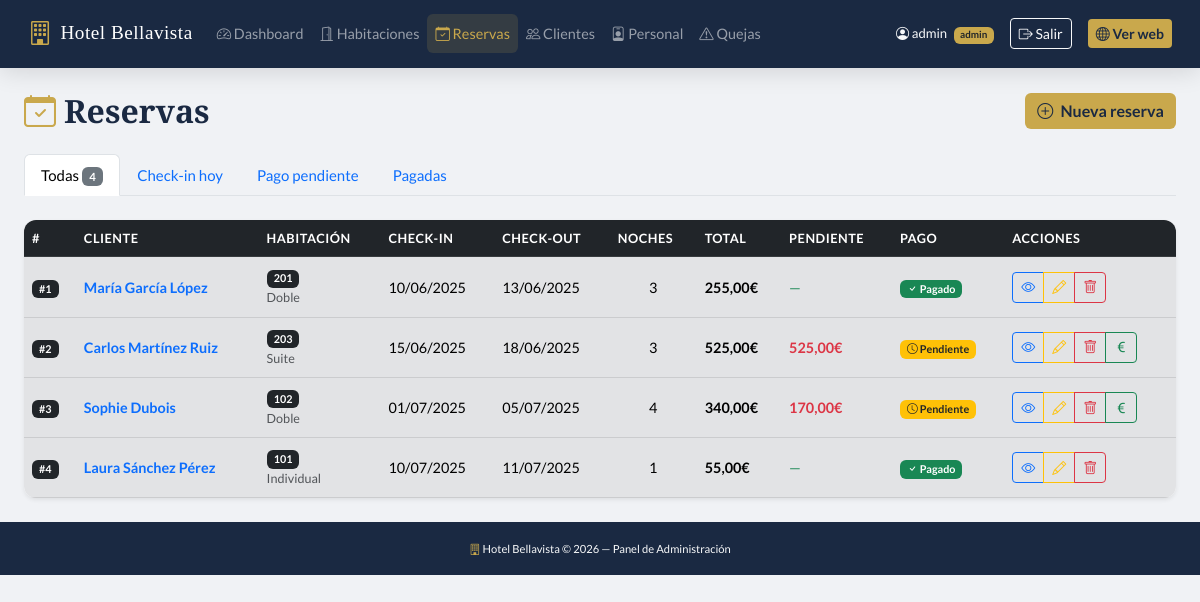
/admin/bookings/index.php (signed in), run on the app's committed database.
### tables this page shows
CREATE TABLE `booking` (
  `booking_id`     INT(10) NOT NULL AUTO_INCREMENT,
  `customer_id`    INT(10) NOT NULL,
  `room_id`        INT(10) NOT NULL,
  `booking_date`   TIMESTAMP NOT NULL DEFAULT CURRENT_TIMESTAMP,
  `check_in`       DATE NOT NULL,
  `check_out`      DATE NOT NULL,
  `num_nights`     INT(5) NOT NULL DEFAULT 1,
  `total_price`    DECIMAL(10,2) NOT NULL DEFAULT 0.00,
  `remaining_price` DECIMAL(10,2) NOT NULL DEFAULT 0.00,
  `payment_status` TINYINT(1) NOT NULL DEFAULT 0 COMMENT '0=pendiente, 1=pagado',
  `notes`          TEXT DEFAULT NULL,
  PRIMARY KEY (`booking_id`),
  FOREIGN KEY (`customer_id`) REFERENCES `customer`(`customer_id`),
  FOREIGN KEY (`room_id`) REFERENCES `room`(`room_id`)
);

CREATE TABLE `customer` (
  `customer_id`    INT(10) NOT NULL AUTO_INCREMENT,
  `customer_name`  VARCHAR(100) NOT NULL,
  `email`          VARCHAR(100) NOT NULL,
  `contact_no`     VARCHAR(20) NOT NULL,
  `id_card_type_id` INT(10) NOT NULL,
  `id_card_no`     VARCHAR(30) NOT NULL,
  `address`        VARCHAR(200) NOT NULL,
  `nationality`    VARCHAR(100) DEFAULT 'Española',
  `birth_date`     DATE DEFAULT NULL,
  `created_at`     TIMESTAMP NOT NULL DEFAULT CURRENT_TIMESTAMP,
  PRIMARY KEY (`customer_id`),
  FOREIGN KEY (`id_card_type_id`) REFERENCES `id_card_type`(`id_card_type_id`)
);

CREATE TABLE `room` (
  `room_id`         INT(10) NOT NULL AUTO_INCREMENT,
  `room_type_id`    INT(10) NOT NULL,
  `room_no`         VARCHAR(10) NOT NULL,
  `floor`           INT(5) NOT NULL DEFAULT 1,
  `status`          TINYINT(1) NOT NULL DEFAULT 1 COMMENT '1=disponible, 0=mantenimiento',
  `check_in_status` TINYINT(1) NOT NULL DEFAULT 0 COMMENT '1=ocupada, 0=libre',
  `description`     TEXT DEFAULT NULL,
  PRIMARY KEY (`room_id`),
  UNIQUE KEY `room_no` (`room_no`),
  FOREIGN KEY (`room_type_id`) REFERENCES `room_type`(`room_type_id`)
);

CREATE TABLE `room_type` (
  `room_type_id`   INT(10) NOT NULL AUTO_INCREMENT,
  `room_type_name` VARCHAR(100) NOT NULL,
  `description`    TEXT DEFAULT NULL,
  `base_price`     DECIMAL(10,2) NOT NULL DEFAULT 0.00,
  `capacity`       INT(5) NOT NULL DEFAULT 1,
  PRIMARY KEY (`room_type_id`)
);

### admin/bookings/index.php (the view, shortened to what this page needs)
<?php
$db = getDB();
$filtro = $_GET['filtro'] ?? 'todas';
$sql = "
    SELECT b.*, c.customer_name, r.room_no, rt.room_type_name
    FROM booking b
    JOIN customer c  ON b.customer_id = c.customer_id
    JOIN room r      ON b.room_id = r.room_id
    JOIN room_type rt ON r.room_type_id = rt.room_type_id
";
$sql .= " ORDER BY b.booking_date DESC";
$reservas = $db->query($sql)->fetchAll();
require_once '../../includes/header.php';
?>
<div class="d-flex justify-content-between align-items-center mb-4">
    <h2 class="font-playfair mb-0"><i class="bi bi-calendar-check text-gold me-2"></i>Reservas</h2>
    <a href="create.php" class="btn btn-gold">
        <i class="bi bi-plus-circle me-1"></i> Nueva reserva
    </a>
</div>
<ul class="nav nav-tabs mb-4" id="filtroTabs">
    <li class="nav-item">
        <a class="nav-link <?= $filtro === 'todas' ? 'active' : '' ?>" href="?filtro=todas">
            Todas <span class="badge bg-secondary"><?= count($reservas) ?></span>
        </a>
    </li>
    <li class="nav-item">
        <a class="nav-link <?= $filtro === 'hoy' ? 'active' : '' ?>" href="?filtro=hoy">
            Check-in hoy
        </a>
    </li>
    <li class="nav-item">
        <a class="nav-link <?= $filtro === 'pendientes' ? 'active' : '' ?>" href="?filtro=pendientes">
            Pago pendiente
        </a>
    </li>
    <li class="nav-item">
        <a class="nav-link <?= $filtro === 'pagadas' ? 'active' : '' ?>" href="?filtro=pagadas">
            Pagadas
        </a>
    </li>
</ul>
<div class="card border-0 shadow-sm">
    <div class="card-body p-0">
        <div class="table-responsive">
            <table class="table table-hover align-middle mb-0">
                <thead class="table-dark">
                    <tr>
                        <th>#</th>
                        <th>Cliente</th>
                        <th>Habitación</th>
                        <th>Check-in</th>
                        <th>Check-out</th>
                        <th>Noches</th>
                        <th>Total</th>
                        <th>Pendiente</th>
                        <th>Pago</th>
                        <th>Acciones</th>
                    </tr>
                </thead>
                <tbody>
                    <?php foreach ($reservas as $r): ?>
                    <?php
                        $hoy = new DateTime();
                        $checkin  = new DateTime($r['check_in']);
                        $checkout = new DateTime($r['check_out']);
                        $rowClass = '';
                        if ($hoy > $checkout) $rowClass = 'table-secondary';
                        elseif ($hoy >= $checkin && $hoy <= $checkout) $rowClass = 'table-success';
                    ?>
                    <tr class="<?= $rowClass ?>">
                        <td><span class="badge bg-dark">#<?= $r['booking_id'] ?></span></td>
                        <td>
                            <a href="../customers/view.php?id=<?= $r['customer_id'] ?>" class="text-decoration-none fw-bold">
                                <?= htmlspecialchars($r['customer_name']) ?>
                            </a>
                        </td>
                        <td>
                            <span class="badge bg-dark"><?= htmlspecialchars($r['room_no']) ?></span>
                            <small class="text-muted d-block"><?= htmlspecialchars($r['room_type_name']) ?></small>
                        </td>
                        <td><?= date('d/m/Y', strtotime($r['check_in'])) ?></td>
                        <td><?= date('d/m/Y', strtotime($r['check_out'])) ?></td>
                        <td class="text-center"><?= $r['num_nights'] ?></td>
                        <td class="fw-bold"><?= number_format($r['total_price'], 2, ',', '.') ?>€</td>
                        <td>
                            <?php if ($r['remaining_price'] > 0): ?>
                            <span class="text-danger fw-bold"><?= number_format($r['remaining_price'], 2, ',', '.') ?>€</span>
                            <?php else: ?>
                            <span class="text-success">—</span>
                            <?php endif; ?>
                        </td>
                        <td>
                            <?php if ($r['payment_status']): ?>
                                <span class="badge bg-success"><i class="bi bi-check"></i> Pagado</span>
                            <?php else: ?>
                                <span class="badge bg-warning text-dark"><i class="bi bi-clock"></i> Pendiente</span>
                            <?php endif; ?>
                        </td>
                        <td>
                            <div class="btn-group btn-group-sm">
                                <a href="view.php?id=<?= $r['booking_id'] ?>" class="btn btn-outline-primary" title="Ver">
                                    <i class="bi bi-eye"></i>
                                </a>
                                <a href="edit.php?id=<?= $r['booking_id'] ?>" class="btn btn-outline-warning" title="Editar">
                                    <i class="bi bi-pencil"></i>
                                </a>
                                <?php if ($_SESSION['user_role'] == 'admin'): ?>
                                <a href="/hotel/admin/bookings/delete.php?id=<?= $r['booking_id'] ?>"
                                   class="btn btn-outline-danger"
                                   title="Eliminar"
                                   onclick="return confirm('¿Seguro que quieres eliminar la reserva #<?= $r['booking_id'] ?>?')">
                                    <i class="bi bi-trash"></i>
                                </a>
                                <?php endif; ?>
                                <?php if (!$r['payment_status']): ?>
                                <a href="pay.php?id=<?= $r['booking_id'] ?>" class="btn btn-outline-success" title="Marcar como pagado">
                                    <i class="bi bi-currency-euro"></i>
                                </a>
                                <?php endif; ?>
                            </div>
                        </td>
                    </tr>
                    <?php endforeach; ?>
                </tbody>
            </table>
        </div>
    </div>
</div>
<?php require_once '../../includes/footer.php'; ?>

### assets/css/style.css (style rules this page uses)
:root { --color-primario: #1a2942; --color-secundario: #2c4a7c; --color-gold: #c9a84c; --color-gold-light: #f0d080; --color-blanco: #ffffff; --color-gris-claro: #f8f9fa; --color-gris: #6c757d; --color-texto: #2d3748; --fuente-titulos: 'Playfair Display', Georgia, serif; --fuente-texto: 'Lato', 'Helvetica Neue', sans-serif; --sombra-suave: 0 2px 15px rgba(0,0,0,0.08); --sombra-media: 0 4px 25px rgba(0,0,0,0.12); --radio-borde: 12px; --transicion: 0.3s ease; }
*, *::before, *::after { box-sizing: border-box; }
body { font-family: var(--fuente-texto); color: var(--color-texto); background-color: #f0f2f5; font-size: 15px; line-height: 1.6; }
h1, h2, h3, h4, h5 { font-family: var(--fuente-titulos); font-weight: 700; color: var(--color-primario); }
.font-playfair { font-family: var(--fuente-titulos) !important; }
.text-gold { color: var(--color-gold) !important; }
.btn-gold { background-color: var(--color-gold); color: var(--color-primario); font-weight: 700; border: none; transition: background-color var(--transicion), transform var(--transicion); }
.card { border-radius: var(--radio-borde); overflow: hidden; }
.table th { font-size: 0.8rem; text-transform: uppercase; letter-spacing: 0.5px; font-family: var(--fuente-texto); font-weight: 700; }
.table td { vertical-align: middle; font-size: 0.9rem; }

### data on the page
booking: booking_id "1", customer.customer_name "María García López", room.room_no "201", room_type.room_type_name "Doble", check_in "10/06/2025", check_out "13/06/2025", num_nights "3", total_price "255,00", payment_status 1 (drawn)
booking: booking_id "2", customer.customer_name "Carlos Martínez Ruiz", room.room_no "203", room_type.room_type_name "Suite", check_in "15/06/2025", check_out "18/06/2025", num_nights "3", total_price "525,00", remaining_price "525,00", payment_status 0 (drawn)
booking: booking_id "3", customer.customer_name "Sophie Dubois", room.room_no "102", room_type.room_type_name "Doble", check_in "01/07/2025", check_out "05/07/2025", num_nights "4", total_price "340,00", remaining_price "170,00", payment_status 0 (drawn)
booking: booking_id "4", customer.customer_name "Laura Sánchez Pérez", room.room_no "101", room_type.room_type_name "Individual", check_in "10/07/2025", check_out "11/07/2025", num_nights "1", total_price "55,00", payment_status 1 (drawn)

### other printed values
currentUser() "admin"
$userRole "admin"
count($reservas) "4"
